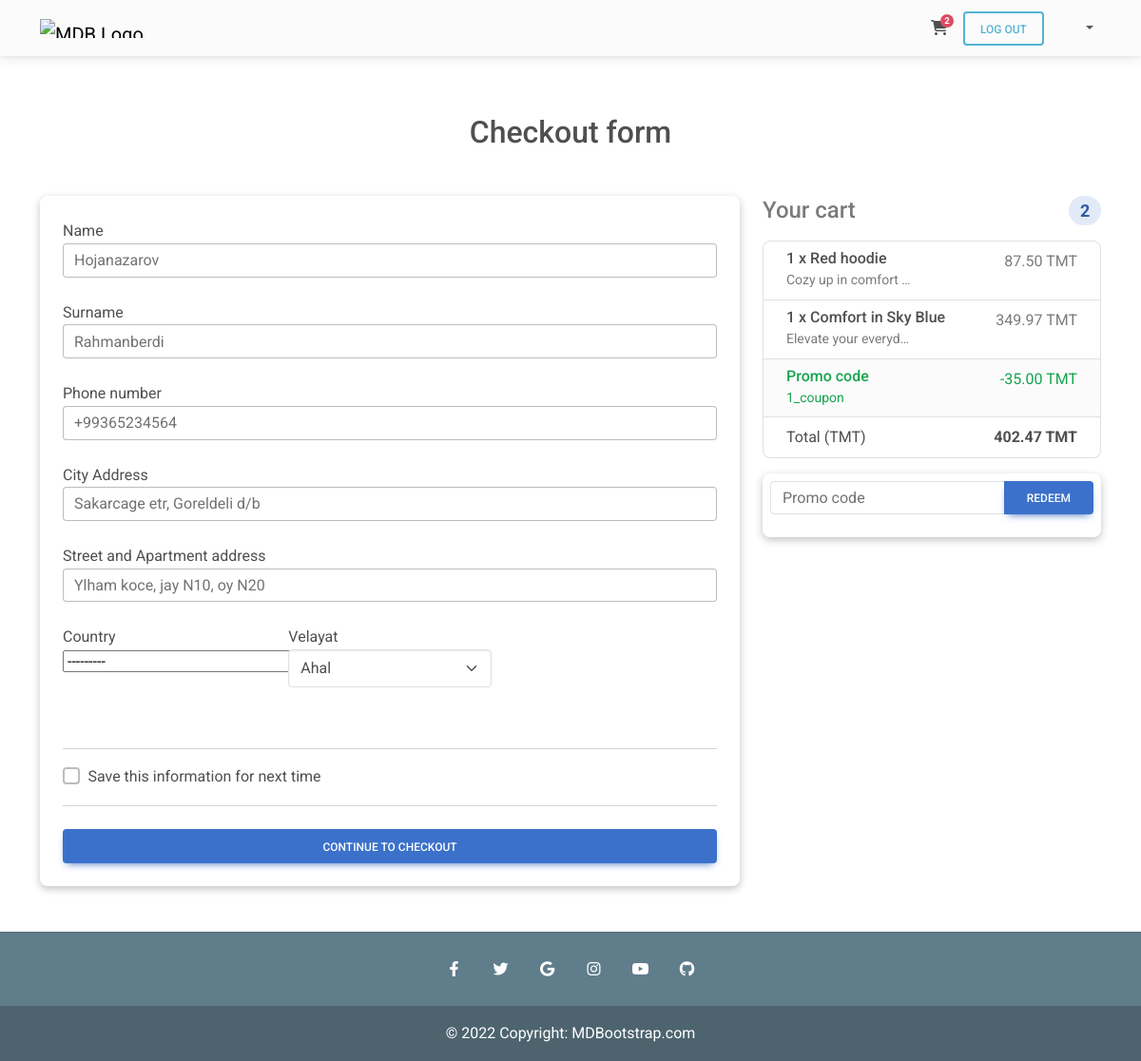
/en/checkout/ (signed in), run on the app's committed database.
### core/models.py (models this page shows, shortened)
class Order(models.Model):
    user = models.ForeignKey(settings.AUTH_USER_MODEL, on_delete=models.CASCADE)
    ref_code = models.CharField(max_length=20)
    items = models.ManyToManyField(OrderItem, )
    start_date = models.DateTimeField(auto_now_add=True)
    ordered_date = models.DateTimeField(blank=True, null=True)
    ordered = models.BooleanField(default=False)
    billing_address = models.ForeignKey('BillingAddress', on_delete=models.SET_NULL, blank=True,null=True)
    total_amount = models.FloatField(default=0)
    coupon = models.ForeignKey("Coupon", on_delete=models.SET_NULL, blank=True, null=True)
    being_delivered = models.BooleanField(default=False)
    received = models.BooleanField(default=False)
    refund_requested = models.BooleanField(default=False)
    refund_granted = models.BooleanField(default=False)
    def get_total(self):
        total = 0
        for order_item in self.items.all():
            total += order_item.get_total_price()
        return total

class OrderItem(models.Model):
    user = models.ForeignKey(settings.AUTH_USER_MODEL,
                             on_delete=models.CASCADE)
    ordered = models.BooleanField(default=False)
    item = models.ForeignKey(Item, on_delete=models.CASCADE)
    quantity = models.IntegerField(default=1)
    def get_total_price(self):
        if self.item.discount_price:
            return self.quantity * self.item.discount_price
        else:
            return self.quantity * self.item.price

class Item(models.Model):
    title = models.CharField(max_length=100)
    price = models.FloatField()
    discount_price = models.FloatField(blank=True, null=True)
    category = models.CharField(choices=CATEGORY_CHOICES, max_length=2, default='S')
    label = models.CharField(choices=LABEL_CHOICES, max_length=2, default='P')
    slug = models.SlugField()
    description = models.TextField()
    image = models.ImageField()

class Coupon(models.Model):
    code = models.CharField(max_length=15)
    amount = models.FloatField()

### core/views.py (the view, shortened to what this page needs)
# urls.py: path('checkout/', CheckoutView.as_view(), name='checkout'),
class CheckoutView(generic.View):
    def get(self, *args, **kwargs):
        form = CheckoutForm()
        coupon_form = CouponForm()
        order = Order.objects.get(user=self.request.user, ordered=False)
        order.total_amount = order.get_total()
        if order.coupon:
            order.total_amount -= order.coupon.amount
        order.save()
        context = {
            'form':form,
            'coupon_form':coupon_form,
            'order':order,
        }
        return render(self.request,"checkout.html",context)

### core/forms.py
class CheckoutForm(forms.Form):
    street_address = forms.CharField(widget=forms.TextInput(attrs={
        'placeholder':'Sakarcage etr, Goreldeli d/b',
        'class':'form-control',
    }))
    apartment_address = forms.CharField(required=False, widget=forms.TextInput(attrs={
        'placeholder':'Ylham koce, jay N10, oy N20',
        'class':'form-control',
    }))
    country = fields.CountryField(blank_label='(Select a country)').formfield(
        widget=widgets.CountrySelectWidget(attrs={
            'class':'form-select'
        })
    )
    save_info = forms.BooleanField(required=False)
    name = forms.CharField(widget=forms.TextInput(attrs={
        'placeholder': 'Rahmanberdi',
        'class': 'form-control',
    }))
    surname = forms.CharField(widget=forms.TextInput(attrs={
        'placeholder': 'Hojanazarov',
        'class': 'form-control',
    }))
    velayat = forms.ChoiceField(choices=VELAYATS,widget=forms.Select(attrs={
        'class': 'form-select'
    }))
    phonenumber = forms.CharField(widget=forms.TextInput(attrs={
        'placeholder': '+99365234564',
        'class': 'form-control',
    }))

class CouponForm(forms.Form):
    coupon = forms.CharField(max_length=15, widget=forms.TextInput(attrs={
        'class':'form-control',
        'placeholder':'Promo code',
        'aria-label':'Promo code',
        'aria-describedby':'button-addon2'
    }))

### core/templatetags/cart_template_tags.py (called while the page is built)
@register.filter
def cart_item_count(user):
    if user.is_authenticated:
        qs = Order.objects.filter(user=user, ordered=False)
        if qs.exists():
            return qs[0].items.count()
    return 0

@register.filter
def get_country(country_code):
    country = ''
    if country_code == 'en':
        country = 'united-kingdom'
    elif country_code == 'tk':
        country = 'turkmenistan'
    else:
        country = 'russia'
    return country

@register.filter
def multiply(a):
    b = a*3.5
    return b

### templates/checkout.html (shortened to what this page needs)
{% extends 'base.html' %}
{% load static %}
{% load i18n %}
{% load crispy_forms_tags %}
{% load cart_template_tags %}
{% block content %}
<main >
    <div class="container">
        <h2 class="my-5 text-center">{% trans 'Checkout form' %}</h2>
        <div class="row">
            <div class="col-md-8 mb-4">
                <form method="post" class="card p-4">
                    <p class="mb-0">
                        {% trans 'Name' %}
                    </p>
                    <div class="form-outline mb-4" data-mdb-input-init>
                        {{ form.surname }}
                    </div>
                    <p class="mb-0">
                        {% trans 'Surname' %}
                    </p>
                    <div class="form-outline mb-4" data-mdb-input-init>
                        {{ form.name }}
                    </div>
                    <p class="mb-0">
                        {% trans 'Phone number' %}
                    </p>
                    <div class="form-outline mb-4" data-mdb-input-init>
                        {{ form.phonenumber }}
                    </div>
                    <p class="mb-0">
                        {% trans 'City Address' %}
                    </p>
                    <div class="form-outline mb-4" data-mdb-input-init>
                        {{ form.street_address }}
                    </div>
                    <p class="mb-0">
                        {% trans 'Street and Apartment address' %}
                    </p>
                    <div class="form-outline mb-4" data-mdb-input-init>
                        {{ form.apartment_address }}
                    </div>
                    <div class="row">
                        <div class="col-lg-4 col-md-12 mb-4">
                            <p class="mb-0">
                                {% trans 'Country' %}
                            </p>
                            <div class="form-outline mb-4" >
                                {{ form.country }}
                            </div>
                        </div>
                        <div class="col-lg-4 col-md-12 mb-4">
                            <p class="mb-0">
                                {% trans 'Velayat' %}
                            </p>
                            <div class="form-outline mb-4" data-mdb-input-init>
                                {{ form.velayat }}
                            </div>
                        </div>
                    </div>
                    <hr />
                    <div class="form-check">
                        <input {% if form.save_info.value %}checked{% endif %} class="form-check-input" type="checkbox" value="" id="flexCheckDefault" />
                        <label class="form-check-label" for="flexCheckDefault">{% trans 'Save this information for next time' %}</label>
                    </div>
                    <hr class="mb-4" />
                  <button class="btn btn-primary" type="submit">{% trans 'Continue to checkout' %}</button>
                </form>
            </div>
            <div class="col-md-4 mb-4">
                <h4 class="d-flex justify-content-between align-items-center mb-3">
                    <span class="text-muted">{% trans 'Your cart' %}</span>
                    <span class="badge rounded-pill badge-primary">{{ order.items.count}}</span>
                </h4>
                <ul class="list-group mb-3">
                    {% for order_item in order.items.all %}
                        <li class="list-group-item d-flex justify-content-between">
                        <div>
                            <h6 class="my-0">{{ order_item.quantity }} x {{ order_item.item.title }}</h6>
                            <small class="text-muted">{{ order_item.item.description|truncatechars:20}}</small>
                        </div>
                        <span class="text-muted">{{ order_item.get_total_price|multiply|floatformat:2 }} TMT</span>
                        </li>
                    {% endfor %}
                    {% if order.coupon %}
                        <li class="list-group-item d-flex justify-content-between bg-light">
                            <div class="text-success">
                                <h6 class="my-0">{% trans 'Promo code' %}</h6>
                                <small>{{ order.coupon.code }}</small>
                            </div>
                            <span class="text-success">-{{ order.coupon.amount|multiply|floatformat:2 }} TMT</span>
                        </li>
                    {% endif %}
                    <li class="list-group-item d-flex justify-content-between">
                        <span>{% trans 'Total (TMT)' %}</span>
                        <strong>{{ order.total_amount|multiply|floatformat:2 }} TMT</strong>
                    </li>
                </ul>
                <form class="card p-2" method="post">
                    <div class="input-group mb-3">
                        {{ coupon_form.coupon }}
                        <button class="btn btn-primary" type="submit" id="button-addon2" data-mdb-ripple-color="dark">
                            {% trans 'Redeem' %}
                    </button>
                    </div>
                </form>
            </div>
        </div>
    </div>
</main>
{% endblock %}

### templates/navbar.html (shortened to what this page needs)
{% load cart_template_tags %}
{% load i18n %}
<nav class="navbar fixed-top navbar-expand-lg navbar-light bg-body-tertiary">
  <div class="container">
    <div class="collapse navbar-collapse" id="navbarSupportedContent">
      <a class="navbar-brand mt-2 mt-sm-0" href="{% url 'core:home' %}">
        <img
          src="https://mdbcdn.b-cdn.net/img/logo/mdb-transaprent-noshadows.webp"
          height="20"
          alt="MDB Logo"
          loading="lazy"
        />
      </a>
    </div>
    <div class="d-flex align-items-center">
        {% if user.is_authenticated %}
            <a class="nav-link me-3" href="{% url 'core:order_summary' %}">
                <i class="fas fa-shopping-cart"></i>
                <span class="badge rounded-pill badge-notification bg-danger">{{ request.user|cart_item_count }}</span>
            </a>
            <a data-mdb-ripple-init href="{% url 'account_logout' %}"  class="btn btn-outline-info px-3 me-2">{% trans 'Log out' %}</a>
        {% else %}
            <a data-mdb-ripple-init href="{% url 'account_login' %}"  class="btn btn-info px-3 me-2">{% trans 'Log In' %}</a>
            <a data-mdb-ripple-init href="{% url 'account_signup' %}"  class="btn btn-outline-info">{% trans 'Sign Up' %}</a>
        {% endif %}
        <ul class="navbar-nav ms-2">
        {% get_current_language as LANGUAGE_CODE %}
        <li class="nav-item dropdown">
            <a
              data-mdb-dropdown-init
              class="nav-link dropdown-toggle"
              href="#"
              id="navbarDropdown"
              role="button"
              aria-expanded="false"
            ><i class="flag-{{LANGUAGE_CODE|get_country}} flag m-0"></i></a>
      </li>
        </ul>
    </div>
  </div>
</nav>

### static/css/style.css (style rules this page uses)
.card { box-shadow: rgba(0, 0, 0, 0.24) 0px 3px 8px; }

### data on the page
Order: items.count "2", coupon.code "1_coupon", coupon.amount|multiply "35.00", total_amount|multiply "402.47"
OrderItem: quantity "1", item "Red hoodie", item.description "Cozy up in comfort …", get_total_price|multiply "87.50"
OrderItem: quantity "1", item "Comfort in Sky Blue", item.description "Elevate your everyd…", get_total_price|multiply "349.97"

### other printed values
{{ request.user|cart_item_count }} "2"
